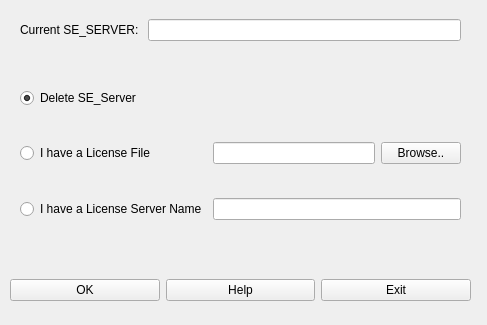
<?xml version="1.0" encoding="UTF-8"?>
<ui version="4.0">
 <class>MainWindow</class>
 <widget class="QMainWindow" name="MainWindow">
  <property name="enabled">
   <bool>true</bool>
  </property>
  <property name="geometry">
   <rect>
    <x>0</x>
    <y>0</y>
    <width>487</width>
    <height>325</height>
   </rect>
  </property>
  <property name="windowTitle">
   <string>Personal License Tool</string>
  </property>
  <widget class="QWidget" name="centralwidget">
   <widget class="QWidget" name="gridLayoutWidget">
    <property name="geometry">
     <rect>
      <x>0</x>
      <y>0</y>
      <width>481</width>
      <height>61</height>
     </rect>
    </property>
    <layout class="QGridLayout" name="gridLayout">
     <property name="leftMargin">
      <number>20</number>
     </property>
     <property name="rightMargin">
      <number>20</number>
     </property>
     <property name="verticalSpacing">
      <number>6</number>
     </property>
     <item row="0" column="0">
      <widget class="QLabel" name="label">
       <property name="text">
        <string>Current SE_SERVER: </string>
       </property>
      </widget>
     </item>
     <item row="0" column="1">
      <widget class="QLineEdit" name="lineEdit_reg_value">
       <property name="readOnly">
        <bool>true</bool>
       </property>
      </widget>
     </item>
    </layout>
   </widget>
   <widget class="QWidget" name="gridLayoutWidget_2">
    <property name="geometry">
     <rect>
      <x>0</x>
      <y>60</y>
      <width>481</width>
      <height>191</height>
     </rect>
    </property>
    <layout class="QGridLayout" name="gridLayout_2">
     <property name="leftMargin">
      <number>20</number>
     </property>
     <property name="rightMargin">
      <number>20</number>
     </property>
     <item row="2" column="1">
      <widget class="QLineEdit" name="lineEdit_licensename"/>
     </item>
     <item row="2" column="0">
      <widget class="QRadioButton" name="radioButton_licensename">
       <property name="text">
        <string>I have a License Server Name</string>
       </property>
      </widget>
     </item>
     <item row="0" column="0">
      <widget class="QRadioButton" name="radioButton_delete">
       <property name="text">
        <string>Delete SE_Server</string>
       </property>
       <property name="checked">
        <bool>true</bool>
       </property>
      </widget>
     </item>
     <item row="1" column="0">
      <widget class="QRadioButton" name="radioButton_licensefile">
       <property name="text">
        <string>I have a License File</string>
       </property>
      </widget>
     </item>
     <item row="1" column="1">
      <layout class="QHBoxLayout" name="horizontalLayout">
       <item>
        <widget class="QLineEdit" name="lineEdit_licensefile"/>
       </item>
       <item>
        <widget class="QPushButton" name="button_browse">
         <property name="text">
          <string>Browse..</string>
         </property>
        </widget>
       </item>
      </layout>
     </item>
    </layout>
   </widget>
   <widget class="QWidget" name="horizontalLayoutWidget_2">
    <property name="geometry">
     <rect>
      <x>0</x>
      <y>250</y>
      <width>481</width>
      <height>80</height>
     </rect>
    </property>
    <layout class="QHBoxLayout" name="horizontalLayout_2">
     <property name="leftMargin">
      <number>10</number>
     </property>
     <property name="rightMargin">
      <number>10</number>
     </property>
     <item>
      <widget class="QPushButton" name="pushButton_OK">
       <property name="text">
        <string>OK</string>
       </property>
      </widget>
     </item>
     <item>
      <widget class="QPushButton" name="pushButton_Help">
       <property name="text">
        <string>Help</string>
       </property>
      </widget>
     </item>
     <item>
      <widget class="QPushButton" name="pushButton_Exit">
       <property name="text">
        <string>Exit</string>
       </property>
      </widget>
     </item>
    </layout>
   </widget>
  </widget>
 </widget>
 <resources/>
 <connections/>
</ui>
